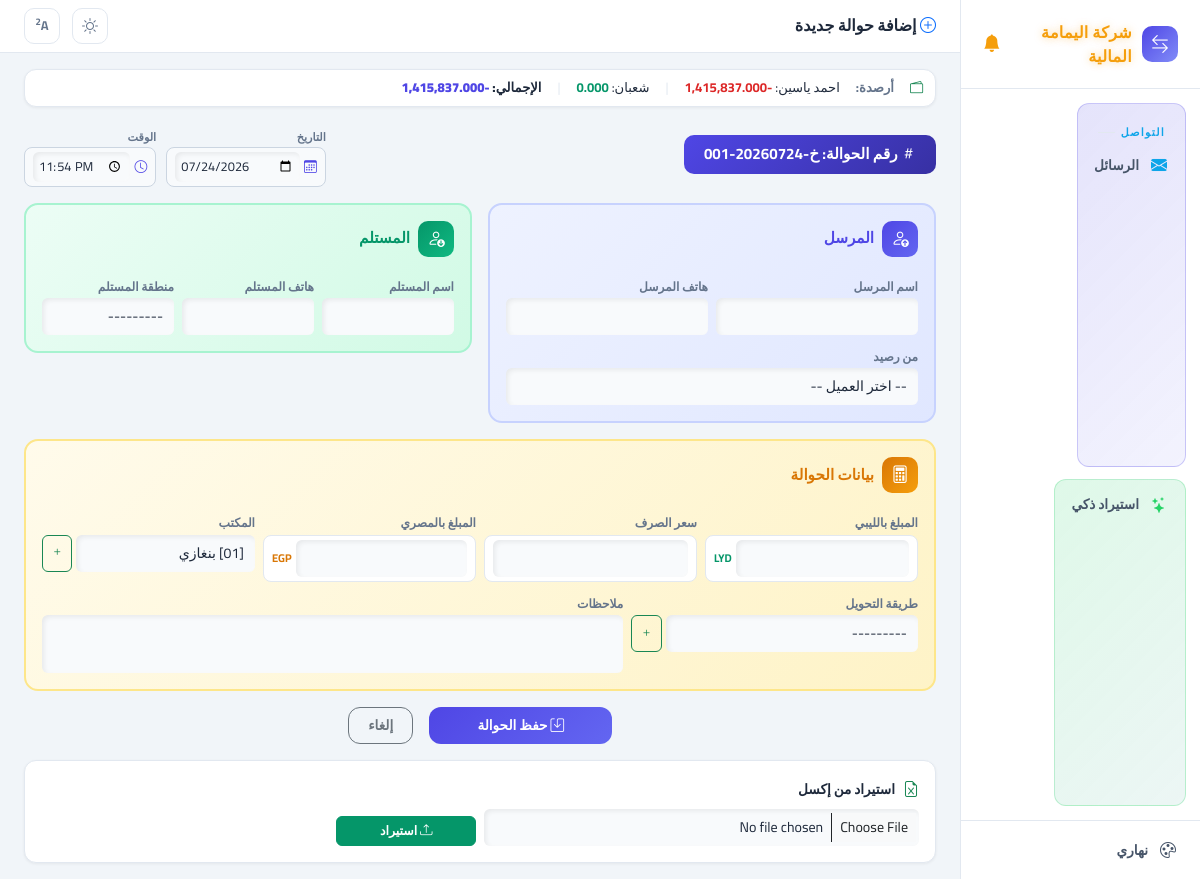
/transactions/add/, run on an earlier commit of the app's database.
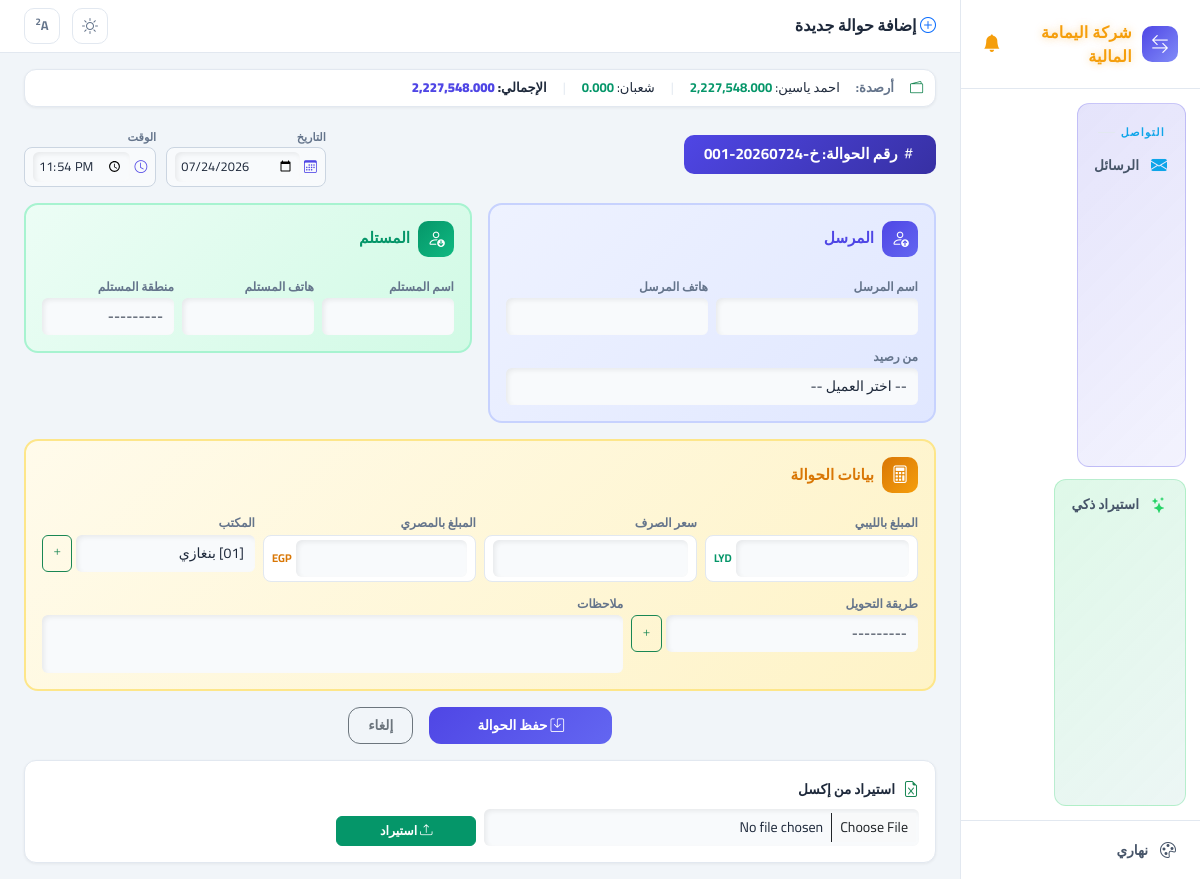
And on a later commit of the database.
### access_app/models.py (models this page shows, shortened)
class ClientBalance(models.Model):
    name = models.CharField(max_length=200, verbose_name="الاسم")
    phone = models.CharField(max_length=20, verbose_name="رقم الهاتف", blank=True, null=True)
    egp_balance = models.FloatField(verbose_name="الرصيد المصري", default=0)
    lyd_balance = models.FloatField(verbose_name="الرصيد الليبي", default=0)
    last_updated = models.DateTimeField(verbose_name="آخر تحديث", auto_now=True)
    class Meta:
        verbose_name = "رصيد عميل"
        verbose_name_plural = "أرصدة العملاء"

### access_app/views.py (the view, shortened to what this page needs)
# urls.py: path('transactions/add/', views.add_transaction, name='add_transaction'),
def add_transaction(request):
    now_str = datetime.now().strftime("%Y-%m-%d")
    time_str = datetime.now().strftime("%H:%M")
    next_num = _next_order_number()
    form = DatabaseForm(initial={"order_number": next_num, "office_name": 1, "date": now_str, "time": time_str})
    clients, total_egp = _get_clients_with_remaining()
    offices = OfficeName.objects.all()
    return render(request, "form.html", {
        "title": "إضافة حوالة جديدة",
        "form": form,
        "submit_label": "حفظ الحوالة",
        "clients": clients,
        "total_egp": total_egp,
        "offices": offices,
    })

### access_app/forms.py (shortened to what this page needs)
class DatabaseForm(_BaseForm):
    receiver_region = forms.ChoiceField(
        choices=CITIES, label="منطقة المستلم", required=False,
        widget=forms.Select()
    )
    transfer_type = forms.ChoiceField(
        choices=TRANSFER_CHOICES, label="طريقة التحويل", required=False,
        widget=forms.Select()
    )
    class Meta:
        model = Database
        fields = "__all__"
        widgets = {
            "date": forms.DateInput(attrs={"type": "date"}),
            "time": forms.TimeInput(attrs={"type": "time"}),
            "remarks": forms.Textarea(attrs={"rows": 2, "style": "resize:none;"}),
        }

### access_app/context_processors.py (called while the page is built)
def current_user_processor(request):
    user_id = request.session.get("user_id")
    if user_id:
        try:
            user = SystemUser.objects.get(id=user_id)
            return {"current_user": user}
        except SystemUser.DoesNotExist:
            pass
    return {"current_user": None}

def maintenance_processor(request):
    from .models import SystemSetting
    setting = SystemSetting.get()
    return {"maintenance_mode": setting.maintenance_mode, "maintenance_message": setting.maintenance_message}

### access_app/templates/form.html (shortened to what the changed rows need)
{% extends "base.html" %}
{% load app_tags %}
{% block content %}
{% if clients %}
<div class="stat-card p-2 mb-3" style="padding:8px 12px !important;">
    <div class="d-flex align-items-center gap-3 flex-wrap" style="font-size:0.82rem;">
        <i class="bi bi-wallet2 text-success"></i>
        <span style="font-weight:700;color:var(--text-muted);">أرصدة:</span>
        {% for c in clients %}
        <span style="white-space:nowrap;">{{ c.name }}: <strong style="color:{% if c.remaining_egp < 0 %}var(--danger){% else %}var(--success){% endif %};">{{ c.remaining_egp|fmt }}</strong></span>
        {% if not forloop.last %}<span style="color:var(--card-border);">|</span>{% endif %}
        {% endfor %}
        <span style="color:var(--card-border);">|</span>
        <span style="white-space:nowrap;font-weight:800;">الإجمالي: <strong style="color:var(--primary);">{{ total_egp|fmt }}</strong></span>
    </div>
</div>
{% endif %}
{% endblock %}

What changed in the data, as far as the page shows it:
changed ClientBalance "احمد ياسين": remaining_egp|fmt "-1,415,837.000" → "2,227,548.000"
Also different on the page:
{{ total_egp|fmt }}: "-1,415,837.000" → "2,227,548.000"
